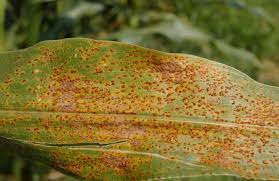
#> input picture security_surveillance/data/uploaded_images/20251209_101446_01f5a74a.jfif, 279 x 181 px
$ python -i preprocessing.py   (imports and definitions only)
#> lines starting #> are read from the running program, lines starting #| are printed output that depends on the picture
#> further down, picture is the input picture: shape (181, 279, 3); mean B, G, R 47.4, 110.3, 127.3
"""
Image Preprocessing Module
Shared utilities for image processing, enhancement, and input handling
Supports both security and health monitoring systems
"""
import cv2
import numpy as np
from pathlib import Path
from typing import Optional, Tuple, Union
import base64
from io import BytesIO
from PIL import Image


class ImagePreprocessor:
    """
    Shared image preprocessing utilities for both security and health systems
    """

    def __init__(self, target_size: Tuple[int, int] = (640, 640)):
        """
        Initialize preprocessor

        Args:
            target_size: Target image size (width, height)
        """
        self.target_size = target_size

    # [85 lines left out: functions resize_frame, normalize_image, not called in this run]

    def apply_clahe(self, frame: np.ndarray,
                    clip_limit: float = 2.0,
                    tile_grid_size: Tuple[int, int] = (8, 8)) -> np.ndarray:
        """
        Apply Contrast Limited Adaptive Histogram Equalization (CLAHE)
        Improves contrast and visibility in low-light conditions

        Args:
            frame: Input frame (BGR)
            clip_limit: Threshold for contrast limiting
            tile_grid_size: Size of grid for histogram equalization

        Returns:
            Enhanced frame
        """
#> called with clip_limit = 2, tile_grid_size = (8, 8)
        # Convert to LAB color space
        lab = cv2.cvtColor(frame, cv2.COLOR_BGR2LAB)
#> lab: shape (181, 279, 3); mean of channels 0, 1, 2 119.2, 126.7, 164.1
        l_channel, a, b = cv2.split(lab)
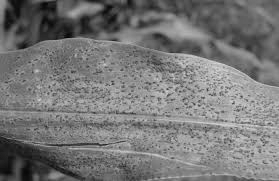
#> l_channel: shape (181, 279); min 3, max 216, mean 119.2
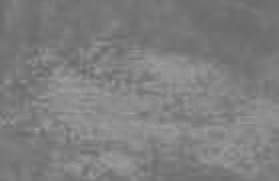
#> a: shape (181, 279); min 104, max 160, mean 126.7
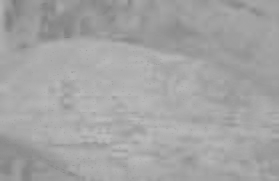
#> b: shape (181, 279); min 123, max 189, mean 164.1

        # Apply CLAHE to L channel
        clahe = cv2.createCLAHE(clipLimit=clip_limit, tileGridSize=tile_grid_size)
        l_channel_clahe = clahe.apply(l_channel)
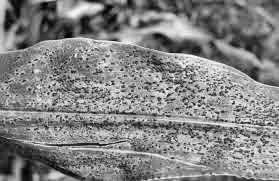
#> l_channel_clahe: shape (181, 279); min 2, max 252, mean 131.9

        # Merge channels
        lab_clahe = cv2.merge([l_channel_clahe, a, b])
#> lab_clahe: shape (181, 279, 3); mean of channels 0, 1, 2 131.9, 126.7, 164.1

        # Convert back to BGR
        enhanced = cv2.cvtColor(lab_clahe, cv2.COLOR_LAB2BGR)
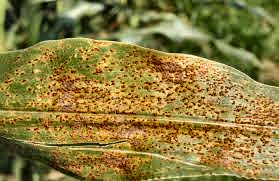
#> enhanced: shape (181, 279, 3); mean B, G, R 61.3, 123.7, 140.9

        return enhanced

    # [101 lines left out: functions apply_gaussian_blur, apply_sharpening, adjust_brightness_contrast, auto_white_balance, not called in this run]


class ImageInputHandler:
    """
    Handle various image input sources: camera, file upload, URL
    """

    def __init__(self):
        self.preprocessor = ImagePreprocessor()

    # [171 lines left out: functions load_from_file, load_from_base64, load_from_bytes, encode_to_base64, save_to_file, not called in this run]


class CameraManager:
    """
    Manage camera sources and capture
    """

    def __init__(self):
        self.current_source = None
        self.camera = None

    # [112 lines left out: functions connect_camera, disconnect_camera, capture_frame, get_camera_info, set_resolution, list_available_cameras, not called in this run]

    def __del__(self):
        """Cleanup on deletion"""
        self.disconnect_camera()


# Convenience functions
# [55 lines left out: functions preprocess_for_detection, preprocess_for_classification, not called in this run]

>>> import cv2
>>> picture = cv2.imread('../data/uploaded_images/20251209_101446_01f5a74a.jfif')
>>> result = ImagePreprocessor().apply_clahe(picture)
